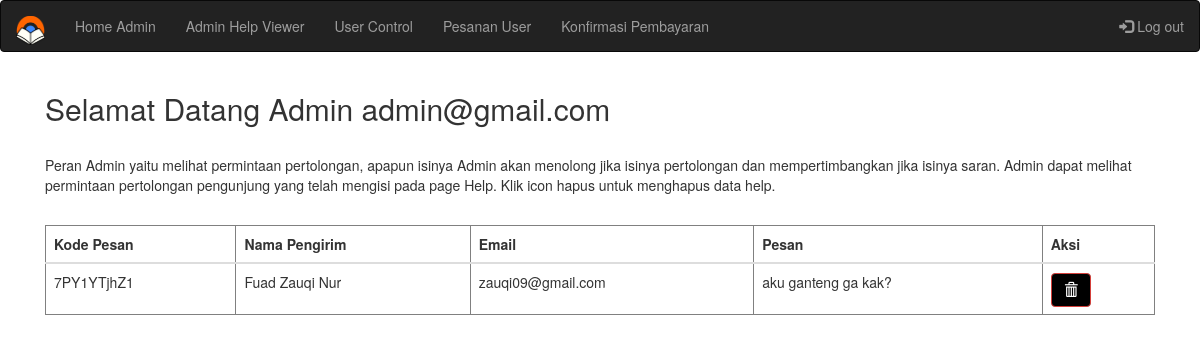
Page /adminhelp.php (signed in) on the committed database.
### tables this page shows
CREATE TABLE `help` (
  `idmsg` varchar(10) NOT NULL,
  `nama` varchar(30) NOT NULL,
  `email` varchar(30) NOT NULL,
  `message` text NOT NULL
);

### adminhelp.php (the view, shortened to what this page needs)
<!DOCTYPE html>
<html>
<head>
</head>
<link rel="stylesheet" href="https://maxcdn.bootstrapcdn.com/bootstrap/3.3.7/css/bootstrap.min.css">
<link rel="stylesheet" type="text/css" href="E-Book_CSS.css">
<body>
	<?php
		if (!isset($_SESSION['idloginadmin'])) {
		   header('location:loginadmin.php');
		   }
		else {
		  include 'navadmin.php';
		  }
	?>
	<div class="container" style="margin-top: 20px">
	  <div class="col-md-12">
	    <h2>Selamat Datang Admin <?php echo ("{$_SESSION['idloginadmin']}"."<br />"); ?></h2>
	    <br><p>Peran Admin yaitu melihat permintaan pertolongan, apapun isinya Admin akan menolong jika isinya pertolongan dan mempertimbangkan jika isinya saran. Admin dapat melihat permintaan pertolongan pengunjung yang telah mengisi pada page Help. Klik icon hapus untuk menghapus data help. </p><br>
	<table id='table' class="table" border='1'>
      <thead>
        <tr>
          <th>Kode Pesan</th>
          <th>Nama Pengirim</th>
          <th>Email</th>
          <th>Pesan</th>
          <th>Aksi</th>
        </tr>
      </thead>
      <tbody>
        <?php
        include  'koneksi.php';
        $data = mysqli_query($conn, "SELECT * FROM help ORDER BY idmsg");
          while($msg= mysqli_fetch_array($data)) {
                    echo "<tr><td>".$msg['idmsg']."</td>";
                    echo "<td>".$msg['nama']."</td>";
                    echo "<td>".$msg['email']."</td>";
                    echo "<td>".$msg['message']."</td>";
                    ?>
                    <td>
                      <a href="deletehelp.php?idmsg=<?php echo $msg['idmsg'] ?>" class="btn btn-danger glyphicon glyphicon-trash" onclick="return confirm('Apakah yakin akan menghapus data ini?')"></a>
                    </td>
                    <?php
          }
        ?>
      </tbody>
    </table>
</div>
</body>
</html>

### E-Book_CSS.css (style rules this page uses)
* { box-sizing: border-box; }
.btn { background-color: black; color: white; }

### rows in the picture
help: idmsg "7PY1YTjhZ1", nama "Fuad Zauqi Nur", email "zauqi09@gmail.com", message "aku ganteng ga kak?"

### other values in the picture
$_SESSION['idloginadmin'] "admin@gmail.com"
